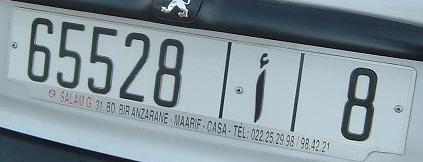
#> input picture photos/plaque.jpg, 423 x 162 px
$ python -i preprocessor.py   (imports and definitions only)
#> lines starting #> are read from the running program, lines starting #| are printed output that depends on the picture; after the words box and inside, x2 and y2 are one past the last pixel; in counts of white or black regions, pixels touching at a corner belong together
#> further down, picture is the input picture: shape (162, 423, 3); mean B, G, R 156, 148.7, 133.7
import cv2
import numpy as np


class Preprocesseur:

    @staticmethod
    def preparer(image: np.ndarray) -> np.ndarray:
        h, w = image.shape[:2]
        if w < 300:
            scale = 300 / w
            image = cv2.resize(image, None, fx=scale, fy=scale,
                               interpolation=cv2.INTER_CUBIC)

        gray     = cv2.cvtColor(image, cv2.COLOR_BGR2GRAY)
        clahe    = cv2.createCLAHE(clipLimit=3.0, tileGridSize=(8, 8))
        contraste = clahe.apply(gray)
        debruite  = cv2.medianBlur(contraste, 3)
        binaire   = cv2.adaptiveThreshold(
            debruite, 255,
            cv2.ADAPTIVE_THRESH_GAUSSIAN_C,
            cv2.THRESH_BINARY, 11, 2
        )
        return binaire

    @staticmethod
    def preparer_multiple(image: np.ndarray) -> list:
        """
        Retourne 5 versions différentes pour maximiser les chances de lecture.
        """
        versions = []
        h, w = image.shape[:2]
#> h = 162; w = 423

        # Agrandir si nécessaire
        if w < 400:
            scale = 400 / w
            image = cv2.resize(image, None, fx=scale, fy=scale,
                               interpolation=cv2.INTER_CUBIC)

        gray = cv2.cvtColor(image, cv2.COLOR_BGR2GRAY)

        # V1 : pipeline standard (CLAHE + médian + adaptatif)
        clahe    = cv2.createCLAHE(clipLimit=3.0, tileGridSize=(8, 8))
        v1       = clahe.apply(gray)
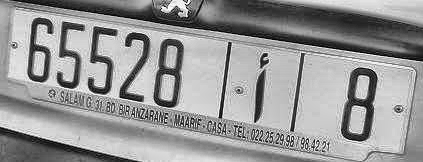
#> v1: shape (162, 423); min 1, max 255, mean 150.3
        v1       = cv2.medianBlur(v1, 3)
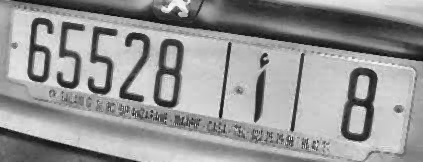
#> v1: shape (162, 423); min 8, max 248, mean 150.3
        v1       = cv2.adaptiveThreshold(v1, 255,
                    cv2.ADAPTIVE_THRESH_GAUSSIAN_C, cv2.THRESH_BINARY, 11, 2)
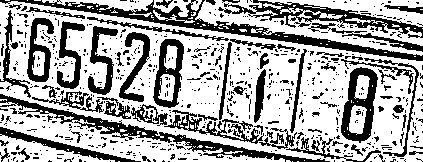
#> v1: shape (162, 423); 65.5% white; 653 black regions (574 under 20 px), largest, box (x1, y1, x2, y2) and area: (0, 0, 423, 61) 3146, (0, 94, 330, 162) 2403, (218, 0, 423, 38) 1806
        versions.append(v1)

        # V2 : Otsu binarisation directe
        _, v2 = cv2.threshold(gray, 0, 255, cv2.THRESH_BINARY + cv2.THRESH_OTSU)
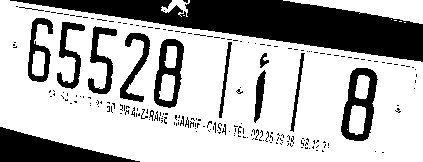
#> v2: shape (162, 423); 70.1% white; 210 black regions (192 under 20 px), largest, box (x1, y1, x2, y2) and area: (10, 0, 423, 62) 11181, (0, 127, 140, 162) 2400, (341, 68, 378, 141) 1270
        versions.append(v2)

        # V3 : image couleur originale (EasyOCR marche bien en couleur)
        versions.append(image)

        # V4 : contraste forcé + sharpening
        sharpen_k = np.array([[0,-1,0],[-1,5,-1],[0,-1,0]])
        v4 = cv2.filter2D(gray, -1, sharpen_k)
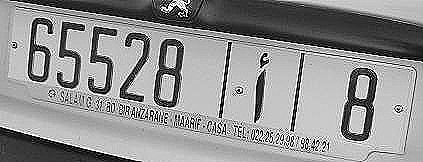
#> v4: shape (162, 423); min 0, max 255, mean 145.5
        versions.append(v4)

        # V5 : image agrandie x2 sans autre traitement
        v5 = cv2.resize(image, None, fx=2, fy=2, interpolation=cv2.INTER_CUBIC)
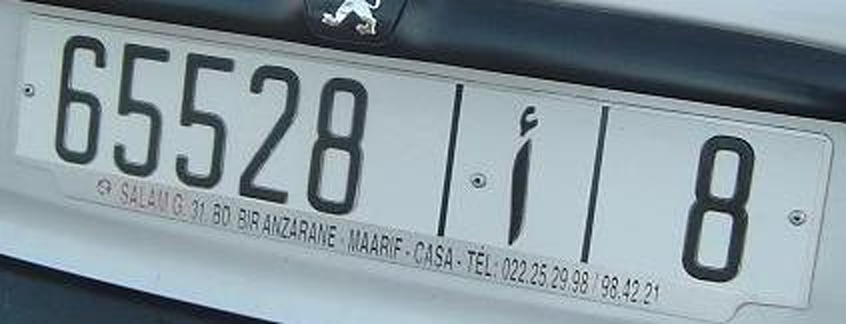
#> v5: shape (324, 846, 3); mean B, G, R 156, 148.7, 133.8
        versions.append(v5)

        return versions

>>> import cv2
>>> picture = cv2.imread('../photos/plaque.jpg')
>>> result = Preprocesseur().preparer_multiple(picture)
#> result = 5 items
